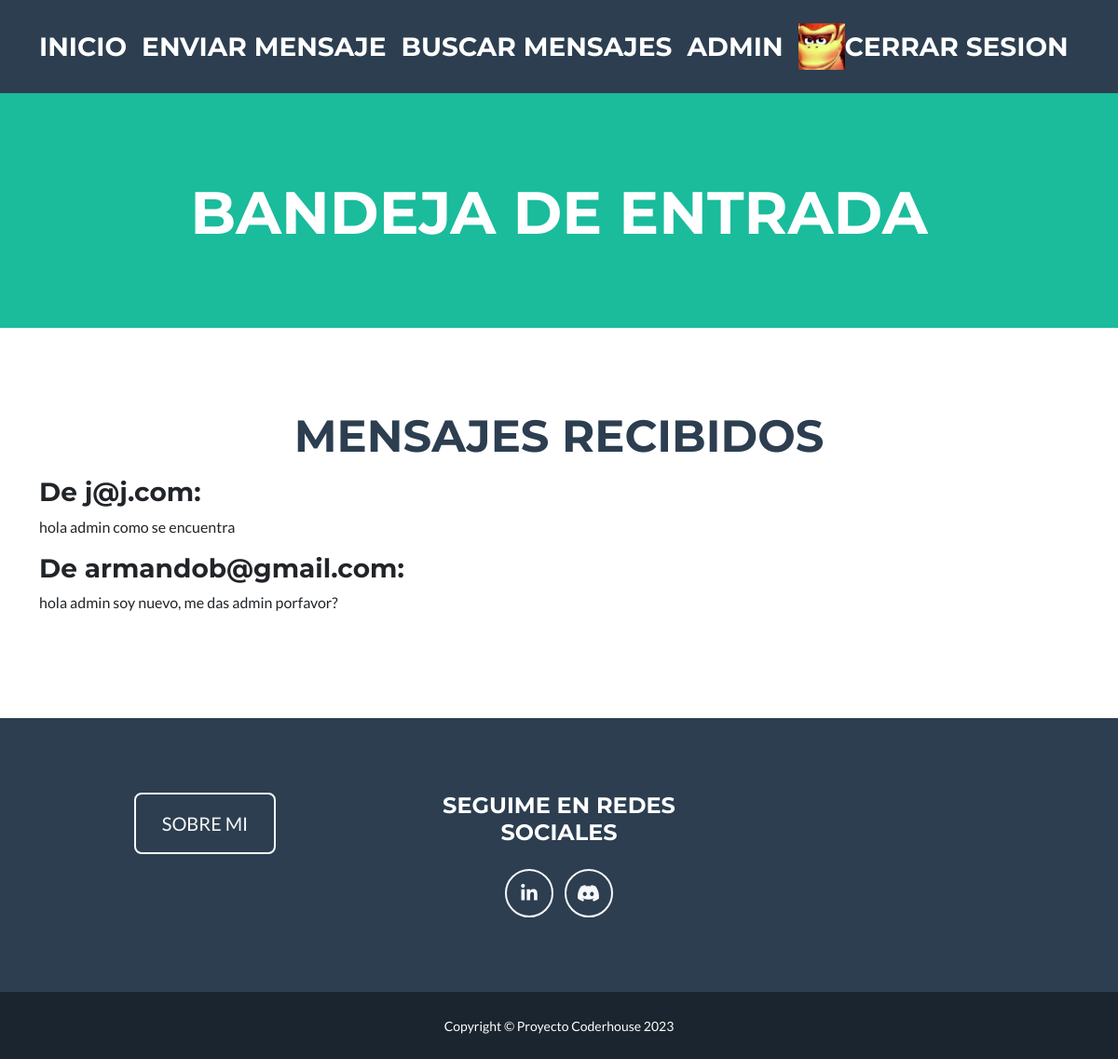
The page /appmessages/bandejaDeEntrada/ (signed in) on the database its author committed.
### appmessages/models.py (models this page shows)
class Mensaje(models.Model):
    emisor=models.EmailField()
    receptor=models.EmailField()
    cuerpoDelMensaje=models.CharField(max_length=250)
    def __str__(self):
        return f"{self.emisor} - {self.receptor} - {self.cuerpoDelMensaje}"

### appmessages/views.py (the view)
# urls.py: path("bandejaDeEntrada/", verMensajes, name="bandejaDeEntrada"),
@login_required
def verMensajes(request):
    usuario=request.user
    emailreceptor=Mensaje.objects.filter(receptor__icontains=usuario.email)
    print(emailreceptor)
    return render(request, "bandejaDeEntrada.html", {"emailreceptor" : emailreceptor, "avatar":obtenerAvatar(request)})

### accounts/views.py (called while the page is built)
@login_required
def obtenerAvatar(request):
    avatares=Avatar.objects.filter(user=request.user.id)
    if len(avatares)!=0:
        return avatares[0].imagen.url
    else:
        return "/media/avatars/default.png"

### templates/bandejaDeEntrada.html (shortened to what this page needs)
{% extends "padre.html" %}
{% load static %}
{% block navBar %}
        <nav class="navbar navbar-expand-lg bg-secondary text-uppercase fixed-top" id="mainNav">
            <div class="container">
                <a class="navbar-brand" href="{% url "inicio" %}">INICIO</a>
                <a class="navbar-brand" href="{% url "enviarMensaje" %}">Enviar mensaje</a>
                <a class="navbar-brand" href="{% url "inicio" %}">Buscar Mensajes</a>
                <a class="navbar-brand" href="{% url "perfilDeUsuario" %}">{{ user.username }}</a>
                <img src="{{ avatar }}" alt="Avatar" style="width:50px;height:50px;">
                <a class="navbar-brand" href="{% url "logout" %}">Cerrar Sesion</a>
            </div>
        </nav>
{% endblock navBar %}
{% block titulo %}
<h1 class="masthead-heading text-uppercase mb-0">Bandeja de entrada</h1>
{% endblock titulo %}
{% block primerSeccionPagina %}
<section class="page-section" id="">
    <div class="container">
        <h2 class="page-section-heading text-center text-uppercase text-secondary mb-0">Mensajes recibidos</h2>
        {% for mensaje in emailreceptor %}
            <dl>
                <dt><h3>De {{mensaje.emisor}}:</h3></dt>
                <dd>{{ mensaje.cuerpoDelMensaje }}</dd>
            </dl>
        {% endfor %}
    </div>
</section>
{% endblock primerSeccionPagina %}

### rows shown on the page
Mensaje: emisor "j@j.com", cuerpoDelMensaje "hola admin como se encuentra"
Mensaje: emisor "armandob@gmail.com", cuerpoDelMensaje "hola admin soy nuevo, me das admin porfavor?"

### other values the page prints
{{ user.username }} "ADMIN"
